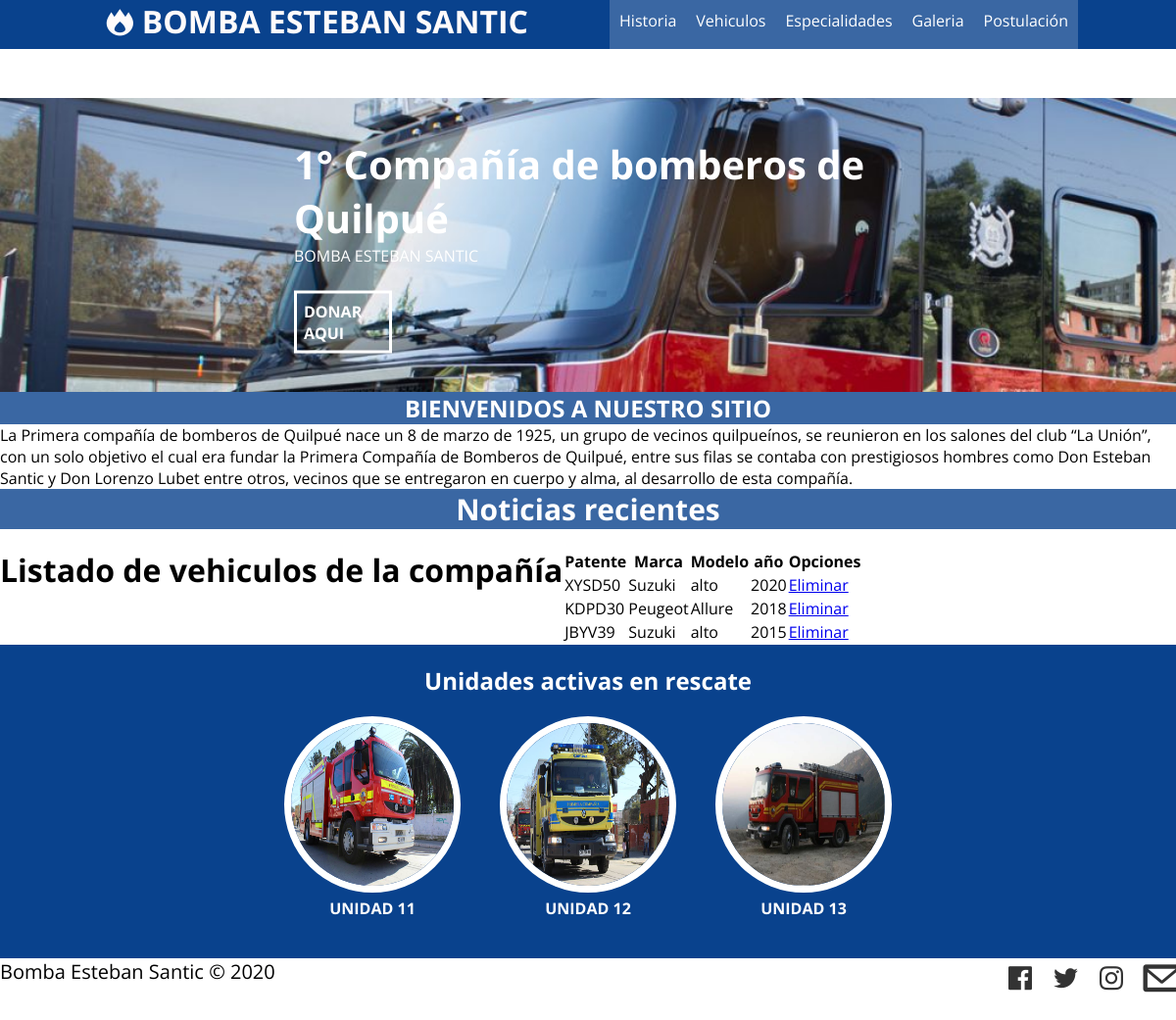
Before: /listar_automoviles/ with the older database file.
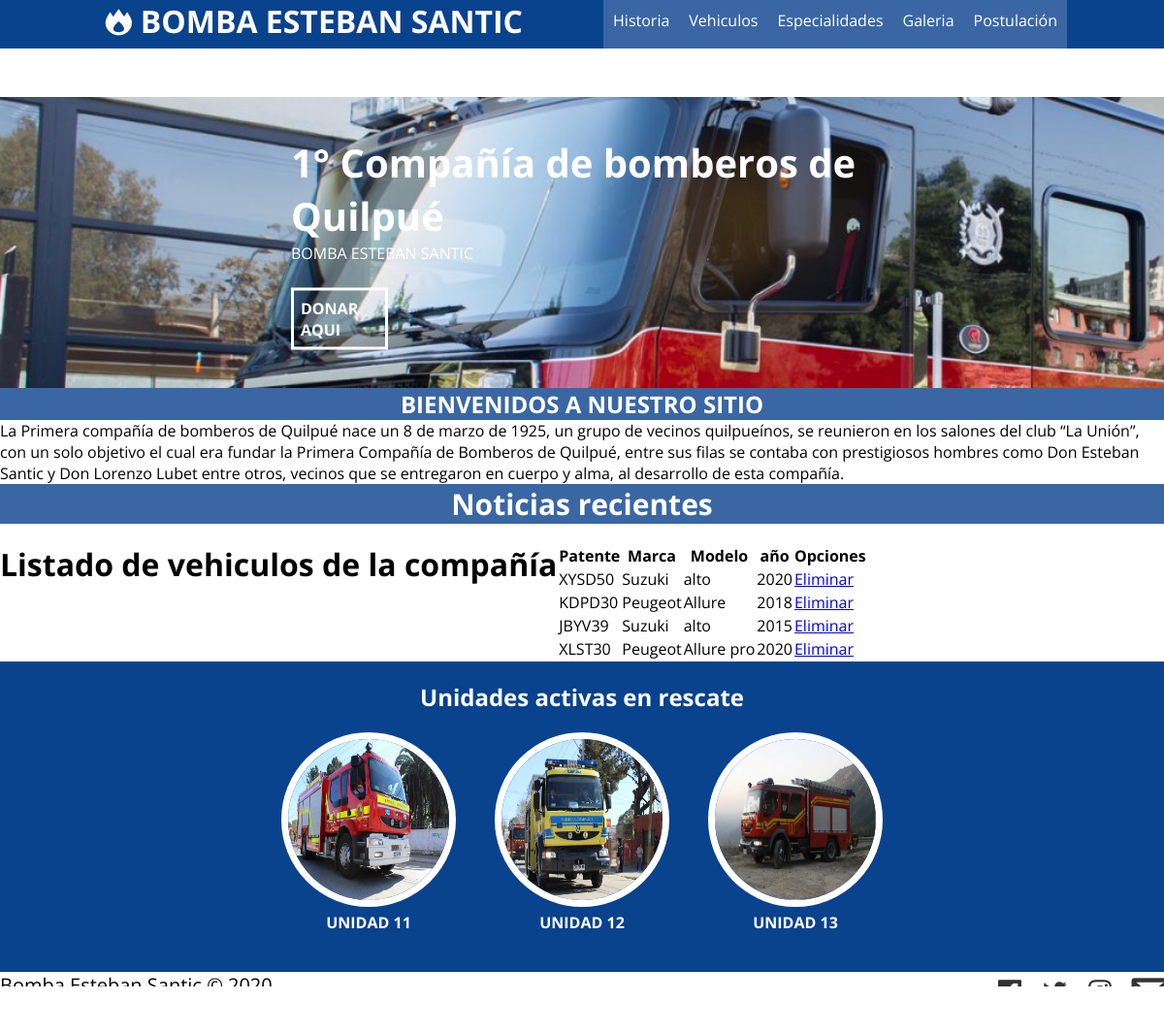
After: the same page with the newer database file.
### blog/models.py (models this page shows, shortened)
class Automovil(models.Model):
    patente = models.CharField(max_length=10, unique=True)
    modelo = models.CharField(max_length=50)
    anio = models.IntegerField(verbose_name='año')
    marca = models.ForeignKey(Marca, on_delete=models.CASCADE)
    class Meta:
        verbose_name = "Automovil"
        verbose_name_plural = "Automoviles"

class Marca(models.Model):
    nombre = models.CharField(max_length=50)
    descripcion = models.CharField(max_length=200)
    def __str__(self):
        return self.nombre

### blog/views.py (the view)
# urls.py: path('listar_automoviles/', views.listar_automoviles, name='listar_autmoviles'),
def listar_automoviles(request):
    autos = Automovil.objects.all()
    return render(request, 'blog/listar_automoviles.html', {
        'autos': autos
    })

### blog/templates/blog/listar_automoviles.html (shortened to what this page needs)
{% extends "blog/base.html" %}
{% block content %}
     {% load static %}
    <h1>Listado de vehiculos de la compañía</h1>
    <table>
        <tr>
            <th>Patente</th>
            <th>Marca</th>
            <th>Modelo</th>
            <th>año</th>
            <th>
                Opciones
            </th>
        </tr>
        {% for a in autos %}
            <tr>
                <td>{{a.patente}}</td>
                <td>{{a.marca}}</td>
                <td>{{a.modelo}}</td>
                <td>{{a.anio}}</td>
                <td>
                    <a href="{% url 'eliminar_automovil' a.id %}">Eliminar</a>
                </td>
             </tr>
        {% endfor %}
    </table>
{% endblock %}

### blog/templates/blog/base.html (shortened to what this page needs)
{% load static %}
<!DOCTYPE html>
<html lang="en">
<head>
{% load static %}
    <link rel="stylesheet" href="{% static 'blog/css/fontello.css' %}">
    <link rel="stylesheet" href="{% static 'blog/css/formulario.css' %}">
    <link rel="stylesheet" href="{% static 'blog/css/banner.css' %}">
    <link rel="stylesheet" href="{% static 'blog/css/menu.css' %}">
    <link rel="stylesheet" href="{% static 'blog/css/style.css' %}">
    <link rel="stylesheet" href="{% static 'blog/css/carrousel.css' %}">
<body>
 <header>
     <div class="contenedor">
         <h1 class="icon-fire-station">BOMBA ESTEBAN SANTIC</h1>
         <nav class="menu">
             <a href="" target="#">Historia</a>
             <a href="{% url 'vehiculos'%}" target="#">Vehiculos </a>
             <a href="" target="#">Especialidades</a>
             <a href="{% url 'galeria'%}">Galeria</a>
             <a href="{% url 'formulario'%}">Postulación</a>
         </nav>
     </div>
    </header>
    <main>
        <section id="banner">
            <img src="{% static 'blog/imagenes/Bomberos_equipo.jpg' %}">
            <div class="contenedor2">
                <h2>1° Compañía de bomberos de Quilpué</h2>
                <p>BOMBA ESTEBAN SANTIC</p>
                <h4> <a href="#">DONAR AQUI</a> </h4>
            </div>
        </section>
        <section id= "bienvenidos">
            <h2>BIENVENIDOS A NUESTRO SITIO</h2>
            <p>La Primera compañía de bomberos de Quilpué nace un 8 de marzo de 1925, un grupo de vecinos quilpueínos, se reunieron en los salones del club “La Unión”, con un solo objetivo el cual era fundar la Primera Compañía de Bomberos de Quilpué, entre sus filas  se contaba con prestigiosos hombres como Don Esteban Santic y Don Lorenzo Lubet entre otros, vecinos que se entregaron en cuerpo y alma, al desarrollo de esta compañía.</p>
        </section>
        <section id="blog">
            <h3> Noticias recientes </h3>
        </section>
            {% block content %}
            {% endblock  %}
        <section id="info">
            <h2>Unidades activas en rescate</h2>
            <div class="contenedor4">
                <div class="info-unidad">
                    <img src="{% static 'blog/imagenes/unidad11.jpg' %}" alt="unidad11">
                    <h4>UNIDAD 11</h4>
                </div>
                <div class="info-unidad">
                    <img src="{% static 'blog/imagenes/unidad12.jpg' %}" alt="unidad12">
                    <h4>UNIDAD 12</h4>
                </div>
                <div class="info-unidad">
                    <img src="{% static 'blog/imagenes/unidad13.jpg' %}" alt="unidad13">
                    <h4>UNIDAD 13</h4>
                </div>
            </div>
        </section>
    </main>
    <footer>
        <div class="contenedor5">
            <p class="copy">Bomba Esteban Santic &copy; 2020</p>
            <div class="sociales">
                <a class="icon-facebook-official" href="#"></a>
                <a class="icon-twitter" href="#"></a>
                <a class="icon-instagram" href="#"></a>
                <a class="icon-mail" href="#"></a>
            </div>
        </div>
    </footer>
</body>
</html>

### blog/static/blog/css/formulario.css (style rules this page uses)
body { background: #fff; margin: 0; }
h3 { background: rgb(58, 103, 163); color:#fff; text-align: center; margin: 0; font-size: 30px; margin-bottom: 20px; }

### blog/static/blog/css/banner.css (style rules this page uses)
#banner { margin-top: 100px; position: relative; }
#banner img { width: 150%; height: 150%; }
#banner .contenedor2 { position: absolute; top: 50%; left: 50%; transform: translateX(-50%) translateY(-50%); color: #ffffff; }
#banner h2 { font-size: 28px; }
#banner a { display: block; width: 100px; color: #ffffff; text-decoration: none; padding: 7px; margin-top: 10px; border: 3px solid #ffffff; }
@media (min-width: 480px) { #banner h2 { font-size: 40px; } }
@media (min-width: 480px) { #banner a { margin-top: 25px; } }
@media (min-width: 768px) { #banner { height: 300px; overflow: hidden; } }
@media (min-width: 768px) { #banner img { height: auto; margin-top: -100px; } }
@media (min-width: 1024px) { #banner img { margin-top: -350px; } }

### blog/static/blog/css/menu.css (style rules this page uses)
.menu { position: absolute; top: 50px; left: 0; width: 100%; height: 100vh; background: rgb(58, 103, 163); transition: all 0.5s; transform: translateX(-100%); }
.menu a { display: block; color:#fff; height: 50px; text-decoration: none; padding: 10px; border-bottom: 1 px solid rgba(255,255,255,0.3); }
@media (min-width:1024px) { .menu { position: static; width: auto; height: auto; transform: translateX(0%); float: right; display: flex; } }
@media (min-width:1024px) { .menu a { border: none; } }

### blog/static/blog/css/style.css (style rules this page uses)
* { margin: 0; padding: 0; box-sizing: border-box; }
body { font-family: 'Open Sans', sans-serif; }
header { width: 100%; height: 50px; background: rgb(9, 66, 141); color: rgb(255, 251, 251); position: fixed; top: 0; left: 0; z-index: 100; }
.contenedor { width: 98%; margin: auto; }
h1 { float: left; }
header .contenedor { display: table; }
section { width: 100%; }
#bienvenidos { margin-top: 5%; }
#bienvenidos h2 { text-align: center; background: rgb(58, 103, 163); color: #fff; }
#bienvenidos p { margin-top: 0px; }
footer .contenedor5 { display: flex; flex-wrap: wrap; justify-content: center; padding-bottom: 25px; }
.copy { font-size: 20px; text-align: center; }
.sociales { width: 100%; text-align: center; font-size: 28px; }
.sociales a { color: #333; text-decoration: none; }
@media (min-width:768px) { .sociales { width: auto; } }
@media (min-width:768px) { footer .contenedor5 { justify-content: space-between; } }
@media (min-width:1024px) { .contenedor { width: 1000px; } }
@media (min-width:1024px) { #bienvenidos { margin-top: 0; } }

### blog/static/blog/css/blog.css (style rules this page uses)
#blog h3, h5 { text-align: center; }
#blog h3 { background: rgb(58, 103, 163); color:#fff; text-align: center; margin: 0; font-size: 30px; margin-bottom: 20px; }

### blog/static/blog/css/info.css (style rules this page uses)
#info { background: rgb(9, 66, 141); color: #fff; text-align: center; padding: 20px; }
#info .contenedor4 { display: flex; flex-wrap: wrap; justify-content: center; }
.info-unidad { margin: 20px; }
.info-unidad img { width: 180px; height: 180px; border-radius: 60%; border: 7px solid #fff; }
@media (min-width: 480px) { .info-unidad { width: 40%; } }
@media (min-width: 1024px) { .info-unidad { width: auto; } }

Changed rows visible on the page:
added Automovil: patente "XLST30", marca "Peugeot", modelo "Allure pro", anio "2020"
